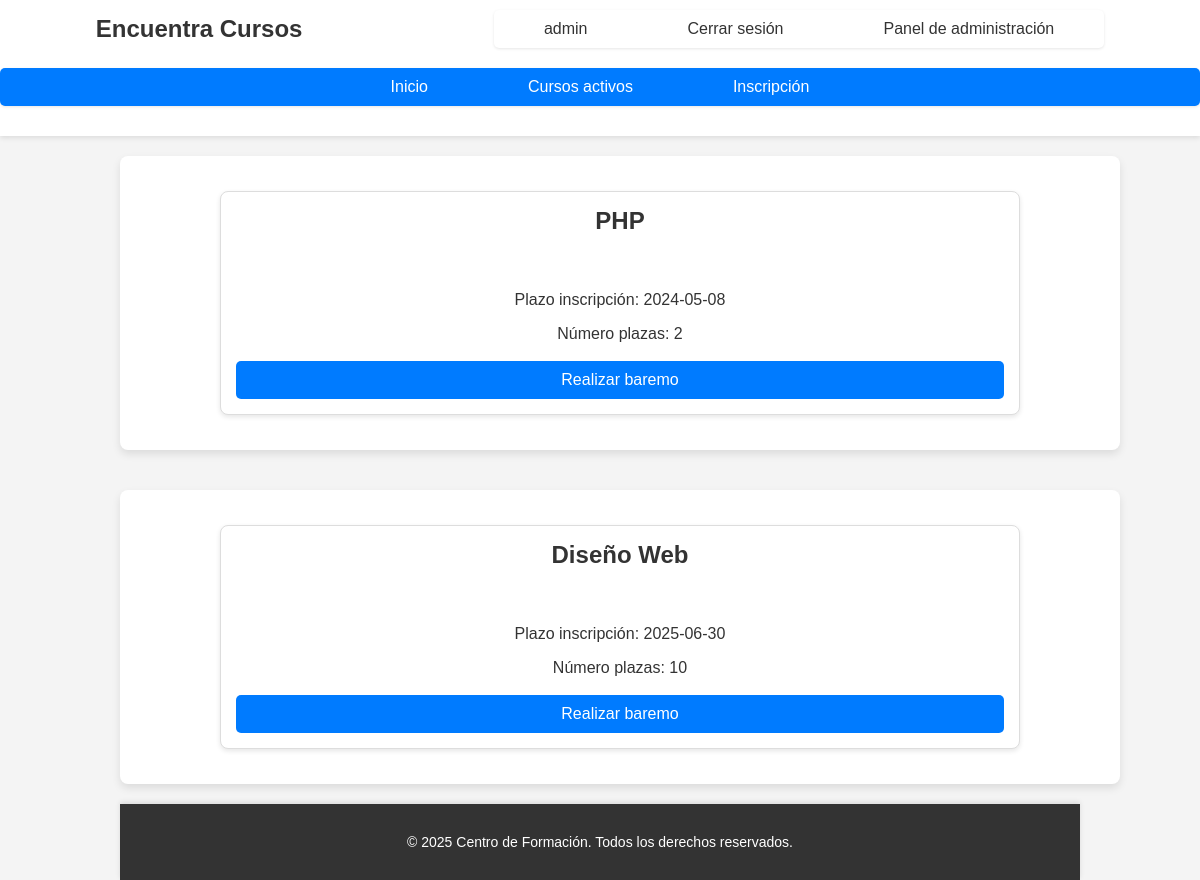
/administrador/realizarBaremo.php (signed in), run on the app's committed database.
### tables this page shows
CREATE TABLE `cursos` (
  `codigo` int NOT NULL,
  `nombre` varchar(50) DEFAULT NULL,
  `abierto` tinyint(1) DEFAULT '1',
  `numeroplazas` int DEFAULT NULL,
  `plazoinscripcion` date DEFAULT NULL
);

### administrador/consultasAdmin.php (the view, shortened to what this page needs)
<?php
function obtenerCursosCerrados($pdo) {
    $html = '';
    $sql = "SELECT * FROM cursos WHERE abierto = 0";
    $stmt = $pdo->query($sql);
    if ($stmt->rowCount() > 0) {
        $html .= '<main>';
        while ($fila = $stmt->fetch(PDO::FETCH_ASSOC)) {
            $html .= generaDatosCurso($fila);
        }
    } else {
        $html .= "<p class='mensaje'>No hay cursos cerrados en este momento.</p>";
    }
    return $html;
}
function generaDatosCurso($fila){
    return "<form class='formulario' action = 'realizarBaremo.php' method = 'post'>
    <div class = 'containerInfoCurso'>
                <input type='hidden' name='plazoInscripcion' value = '{$fila['plazoinscripcion']}'>
                <input type='hidden' name='numeroPlazas' value = '{$fila['numeroplazas']}'>
                <h2>{$fila['nombre']}</h2>
                <p>Plazo inscripción: {$fila['plazoinscripcion']}</p>
                <p>Número plazas: {$fila['numeroplazas']}</p>
                <button type = 'submit' class = 'btnEnviar' name = 'codigoCurso' value = '{$fila['codigo']}-{$fila['nombre']}'>Realizar baremo</button>
              </div></form>";
}
?>

### css/style.css (style rules this page uses)
* { font-family: Arial, sans-serif; margin: 0; padding: 0; box-sizing: content-box; }
body { min-height: 100vh; width: 100%; background-color: #f4f4f4; color: #333; }
main { display: flex; flex:1; flex-direction: column; margin: auto; align-items: center; height: 100%; width: 80%; }
h2 { text-align: center; margin-bottom: 2em; }
.formulario { display: flex; flex-direction: column; align-items: center; margin: 20px auto; padding: 20px; background-color: #fff; border-radius: 8px; box-shadow: 0 4px 8px rgba(0, 0, 0, 0.1); max-width: 800px; width: 100%; }
.containerInfoCurso { display: flex; flex-direction: column; background-color: #ffffff; border: 1px solid #ddd; border-radius: 8px; margin: 15px 0; padding: 15px; box-shadow: 0 2px 5px rgba(0, 0, 0, 0.1); width: 100%; }
.containerInfoCurso p { text-align: center; font-size: 16px; margin: 8px 0; color: #333; }
.btnEnviar { display: flex; justify-content: center; background-color: #007BFF; color: #fff; font-size: 16px; padding: 10px 20px; margin-top: 10px; border: none; border-radius: 5px; cursor: pointer; transition: background-color 0.3s; }
@media (min-width: 768px) { .formulario { max-width: 1000px; } }
@media (min-width: 768px) { .containerInfoCurso { width: 80%; } }

### data on the page
cursos: nombre "PHP", plazoinscripcion "2024-05-08", numeroplazas "2"
cursos: nombre "Diseño Web", plazoinscripcion "2025-06-30", numeroplazas "10"

### other printed values
$_SESSION['nombre_usuario'] "admin"
